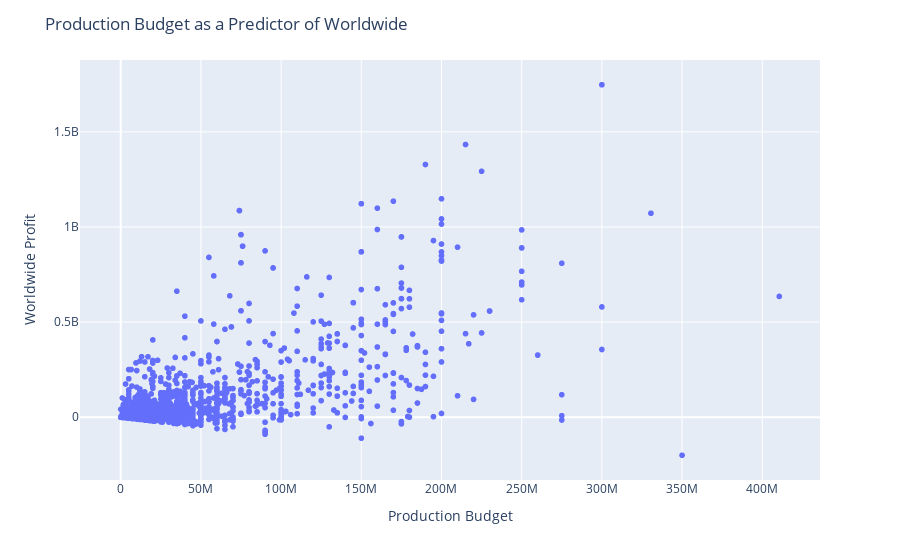

Source (notebook cell):
### Markdown cell above
Now, Let's look at Budget versus Profit

### Code cell
BudgetProfit = px.scatter(Question3DF, x = 'production_budget', y = 'Worldwide_Profit',hover_name='primary_title').update_layout(xaxis_title='Production Budget', yaxis_title='Worldwide Profit',
                                                                                                                                    title = 'Production Budget as a Predictor of Worldwide')
BudgetProfit

### Figure 1 — Plotly figure (JSON) as saved in the notebook; plotly's stock layout.template omitted (floating-point values rounded to 4 significant figures; data arrays with more than 128 entries replaced by an {"elided": "..."} marker saying what was removed)
{"data": [{"hovertemplate": "<b>%{hovertext}</b><br><br>production_budget=%{x}<br>Worldwide_Profit=%{y}<extra></extra>", "hovertext": {"elided": "1651 str values"}, "legendgroup": "", "marker": {"color": "#636efa", "symbol": "circle"}, "mode": "markers", "name": "", "showlegend": false, "type": "scattergl", "x": {"elided": "1651 int values"}, "xaxis": "x", "y": {"elided": "1651 int values"}, "yaxis": "y"}], "layout": {"legend": {"tracegroupgap": 0}, "margin": {"t": 60}, "title": {"text": "Production Budget as a Predictor of Worldwide"}, "xaxis": {"anchor": "y", "domain": [0, 1], "title": {"text": "Production Budget"}}, "yaxis": {"anchor": "x", "domain": [0, 1], "title": {"text": "Worldwide Profit"}}}}
